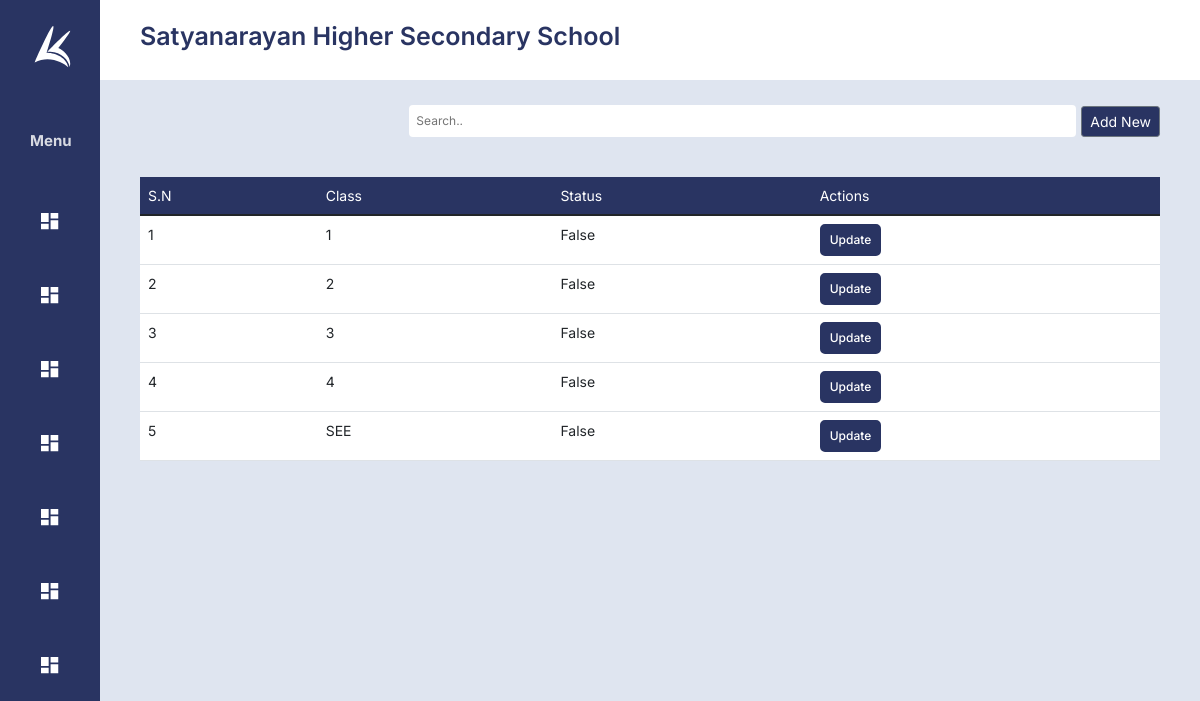
Screenshot of /classes (signed in) with the database file from the repository.
### school/models.py (models this page shows, shortened)
class School(models.Model):
    id = models.IntegerField(primary_key=True, auto_created=True, unique=True, editable=False)
    school_name  = models.CharField(max_length=225)
    school_address  = models.CharField(max_length=225)
    date_registration  =  models.DateField()
    date_expiration  = models.DateField()
    is_active = models.BooleanField(default=True,)
    user  = models.OneToOneField(User, on_delete=models.CASCADE, unique=True,default=None, null=True,blank=True)
    def __str__(self):
        return self.school_name

class Class(models.Model):
    id = models.IntegerField(primary_key=True, auto_created=True, unique=True, editable=False)
    school =  models.ForeignKey(School, on_delete=models.CASCADE,null=True)
    class_name  = models.CharField(max_length=225)
    is_active = models.BooleanField(default=True)

### school/views.py (the view)
# urls.py: path('classes', views.grades, name='grades'),
@login_required(login_url='/login')
def grades(request):
    school = getschool(request)
    grades = getClasses(request)
    context = {'classes': grades,'school': school}
    return render(request, 'classes.html',context)

### school/functions.py (called while the page is built)
def getschool(request):
    schools =  School.objects.filter(user = request.user)
    school = None
    if schools:
        school = schools[0]
    return school

def getClasses(request):
    return Class.objects.filter(school = getschool(request)).all()

### templates/classes.html (shortened to what this page needs)
{% extends 'dashboardskeleton.html' %}
{% block body %}
<link rel="stylesheet" href="/static/css/users.css">
<div class="options">
    <div class="table-actions">
        <input type="text" class="searchfiled" placeholder="Search.."  oninput="search(this.value, 'table')">
        <a href="/registerclasses">
            <div class="btn-group">
                <button class="btn btn-secondary btn-sm btn-c" type="button" >Add New</button>
            </div>
        </a>
    </div>
</div>
<table class="table">
    <thead>
        <td>
            S.N
        </td>
        <td>
            Class
        </td>
        <td>
            Status
        </td>
        <td>
            Actions
        </td>
    </thead>
    <tbody id="table">
        {% for class in classes %}
        <tr>
            <td>
                {{forloop.counter}}
            </td>
            <td>
                {{class.class_name}}
            </td>
            <td>
                {{class.is_active}}
            </td>
            <td>
                <a href="/registerclasses?id={{class.id}}">
                    <button>Update</button>
                </a>
            </td>
        </tr>
        {% endfor %}
    </tbody>
</table>
{% endblock body %}

### templates/dashboardskeleton.html (shortened to what this page needs)
<!DOCTYPE html>
<html lang="en">
  <head>
    <link
      href="https://cdn.jsdelivr.net/npm/bootstrap@5.1.3/dist/css/bootstrap.min.css"
      rel="stylesheet"
    />
    <link rel="stylesheet" href="/static/css/style.css" />
  </head>
  <body>
    <div class="c-body">
    <div class="drawer">
            <div class="drawer-header">
                <img class="large-logo" src="/static/assets/logo.svg" alt="logo" /><img class="small-logo"
                    src="/static/assets/smLogo.svg" alt="logo" />
            </div>
            <div class="drawer-heading">Menu</div>
            <a href="/dashboard">
                  <div class="drawer-comp">
                <span><img class="drawer-comp-logo" src="/static/assets/dashboard.svg" alt="" /></span>
            </div>
            </a>
            <p>
            <a class="drawer-comp" data-bs-toggle="collapse" href="#collapseExample" role="button" aria-expanded="false" aria-controls="collapseExample">
                <span><img class="drawer-comp-logo" src="/static/assets/dashboard.svg" alt="" /></span>
            </a>
            </p>
              <p>
            <a class="drawer-comp" data-bs-toggle="collapse" href="#collapseExample1" role="button" aria-expanded="false" aria-controls="collapseExample1">
                <span><img class="drawer-comp-logo" src="/static/assets/dashboard.svg" alt="" /></span>
            </a>
            </p>
              <p>
            <a class="drawer-comp" data-bs-toggle="collapse" href="#collapseExample2" role="button" aria-expanded="false" aria-controls="collapseExample2">
                <span><img class="drawer-comp-logo" src="/static/assets/dashboard.svg" alt="" /></span>
            </a>
            </p>
           <p>
            <a class="drawer-comp" data-bs-toggle="collapse" href="#collapseExample3" role="button" aria-expanded="false" aria-controls="collapseExample3">
                <span><img class="drawer-comp-logo" src="/static/assets/dashboard.svg" alt="" /></span>
            </a>
            </p>
              <p>
            <a class="drawer-comp" data-bs-toggle="collapse" href="#collapseExample4" role="button" aria-expanded="false" aria-controls="collapseExample4">
                <span><img class="drawer-comp-logo" src="/static/assets/dashboard.svg" alt="" /></span>
            </a>
            </p>
              <p>
            <a class="drawer-comp" data-bs-toggle="collapse" href="#collapseExample5" role="button" aria-expanded="false" aria-controls="collapseExample5">
                <span><img class="drawer-comp-logo" src="/static/assets/dashboard.svg" alt="" /></span>
            </a>
            </p>
        </div>
      <div class="d-body">
        <div class="c-nav">
            <h2 class='school-name'>
            {{school}}
            </h2>
        </div>
        {% block body %}
        {% endblock body %}
    </div>
  </body>
</html>

### static/css/style.css (style rules this page uses)
body { font-family: "Inter", sans-serif; }
.c-body { background-color: #DFE5F0; margin: 0px; }
.drawer { width: 250px; background-color: #293462; min-height: 100vh; margin: 0; min-width: 250px; transition: .5s; display: flex; flex-direction: column; }
.drawer-comp { color: white; font-size: 16px; text-decoration: none; display: flex; flex-direction: row; justify-content: flex-start; align-content: space-around; align-items:center; padding: 10px 20px; }
.drawer-comp-logo { margin-right: 15px; }
.drawer-header { color: white; display: flex; flex-direction: column; align-items: center; margin: 50px 20px; transition: .5s; }
.drawer-heading { color: rgba(255, 255, 255, 0.853); font-size: 20px; font-weight: 700; padding: 30px; }
.small-logo { display: none; transition: .5s; }
.c-body { display: flex; flex-direction: row; }
.d-body { display: flex; width: 100%; flex-direction: column; }
.c-nav { background-color: #FFFFFF; color: #000; height: 80px; display: flex; flex-direction: row; align-items: center; padding-left: 40px; margin-bottom: 25px; }
.school-name { font-size: 25px; font-weight: 600; color: #293462; }
@media only screen and (max-width: 1200px) { .small-logo { display: block; } }
@media only screen and (max-width: 1200px) { .drawer-header { margin: 25px 20px; } }
@media only screen and (max-width: 1200px) { .drawer-heading { color: rgba(255, 255, 255, 0.819); font-size: 15px; font-weight: 700; flex-direction: row; justify-content: center; align-content: space-around; align-items:center; } }
@media only screen and (max-width: 1200px) { .drawer { width: 0px; background-color: #293462; min-height: 100vh; margin: 0; min-width: 100px; transition: 1s; } }
@media only screen and (max-width: 1200px) { .drawer-comp { color: white; border-radius: 5px; display: flex; flex-direction: row; justify-content: center; align-content: space-around; align-items:center; margin: 10px 20px; padding: 15px; } }
@media only screen and (max-width: 1200px) { .drawer-comp-logo { margin: 0px; } }
button { background-color: #293462; color: white; border: none; padding: 5px 8px; border-radius: 5px; font-size: 12px; transition: .2s; border: 2px solid #293462; font-weight: 500; }

### static/css/users.css (style rules this page uses)
tbody>tr { background-color: white; }
body { font-family: "Inter", sans-serif; }
thead { background-color: #293462; color: white; }
.table { margin: 40px; width: calc(100% - 80px); font-size: 14px; }
.options { display: flex; flex-direction: row; justify-content: space-between; margin: 0px 40px; }
.btn-c { background-color: #293462; }
.searchfiled { width: 667px; margin-right: 5px; border-radius: 4px; border: 2px #ffffff solid; padding: 5px; font-size: 12px; outline: none ; }
.table-actions { display: flex; flex-direction: row; align-items: center; }

### templates/dashboardskeleton.html (style rules this page uses)
p { margin: 0px; }
a { text-decoration: none; }

### rows the page displays
School: school_name "Satyanarayan Higher Secondary School"
Class: class_name "1", is_active "False"
Class: class_name "2", is_active "False"
Class: class_name "3", is_active "False"
Class: class_name "4", is_active "False"
Class: class_name "SEE", is_active "False"
